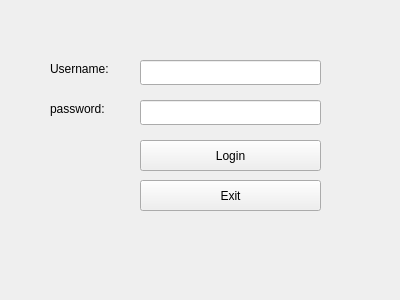
<?xml version="1.0" encoding="UTF-8"?>
<ui version="4.0">
 <class>Form</class>
 <widget class="QWidget" name="Form">
  <property name="geometry">
   <rect>
    <x>0</x>
    <y>0</y>
    <width>400</width>
    <height>300</height>
   </rect>
  </property>
  <property name="windowTitle">
   <string>Form</string>
  </property>
  <widget class="QLabel" name="label">
   <property name="geometry">
    <rect>
     <x>50</x>
     <y>60</y>
     <width>67</width>
     <height>17</height>
    </rect>
   </property>
   <property name="text">
    <string>Username:</string>
   </property>
  </widget>
  <widget class="QLabel" name="label_2">
   <property name="geometry">
    <rect>
     <x>50</x>
     <y>100</y>
     <width>67</width>
     <height>17</height>
    </rect>
   </property>
   <property name="text">
    <string>password:</string>
   </property>
  </widget>
  <widget class="QLineEdit" name="lineEdit">
   <property name="geometry">
    <rect>
     <x>140</x>
     <y>60</y>
     <width>181</width>
     <height>25</height>
    </rect>
   </property>
  </widget>
  <widget class="QLineEdit" name="lineEdit_2">
   <property name="geometry">
    <rect>
     <x>140</x>
     <y>100</y>
     <width>181</width>
     <height>25</height>
    </rect>
   </property>
  </widget>
  <widget class="QPushButton" name="pushButton">
   <property name="geometry">
    <rect>
     <x>140</x>
     <y>140</y>
     <width>181</width>
     <height>31</height>
    </rect>
   </property>
   <property name="text">
    <string>Login</string>
   </property>
  </widget>
  <widget class="QPushButton" name="pushButton_2">
   <property name="geometry">
    <rect>
     <x>140</x>
     <y>180</y>
     <width>181</width>
     <height>31</height>
    </rect>
   </property>
   <property name="text">
    <string>Exit</string>
   </property>
  </widget>
 </widget>
 <resources/>
 <connections/>
</ui>
